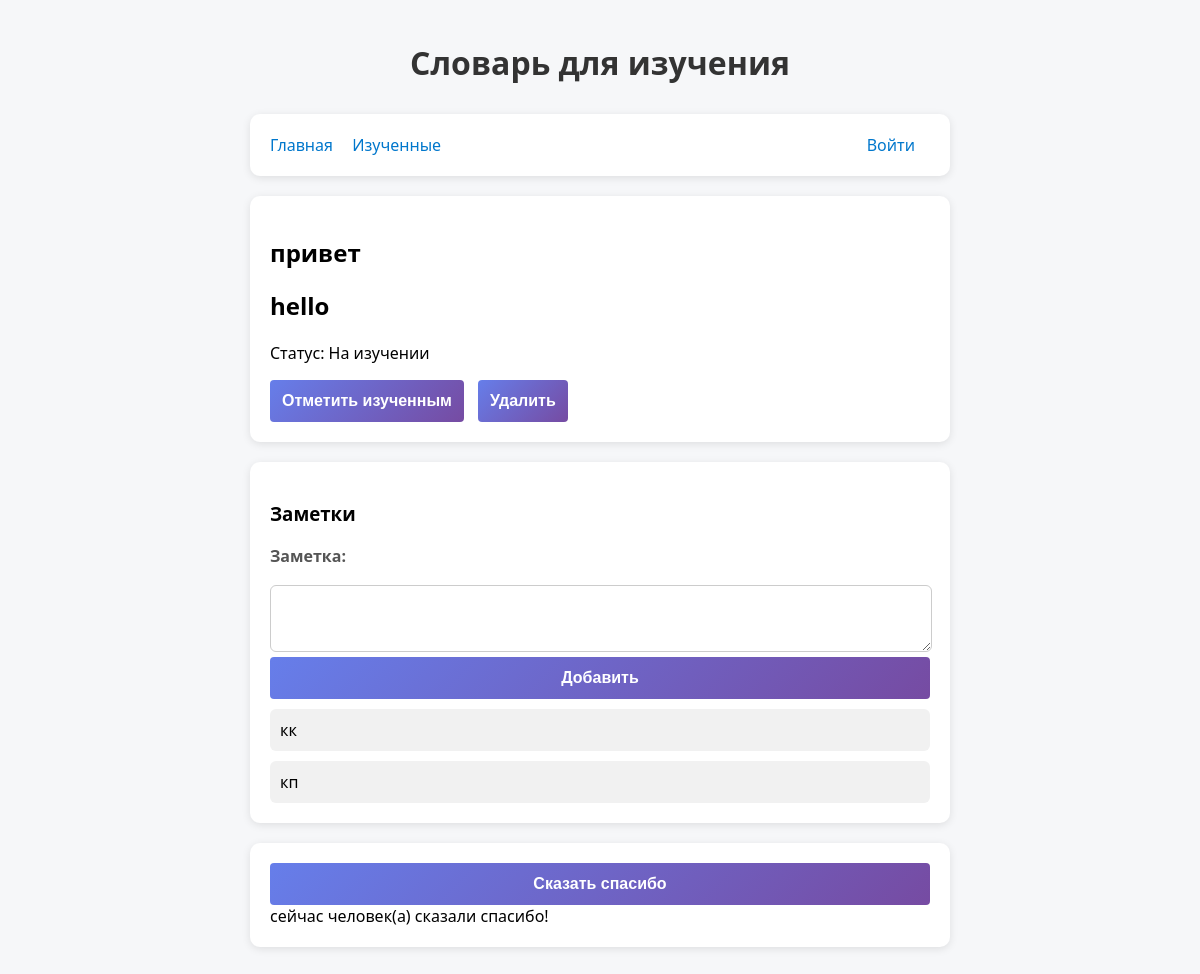
Screenshot of /words/9 with the database file from the repository.
### core/models.py (models this page shows, shortened)
class Words(models.Model):
    slovo = models.CharField(max_length=200, verbose_name='Слово')
    perevod = models.CharField(max_length=200, verbose_name='Перевод')
    is_active = models.BooleanField(default=False, verbose_name='Изучено')
    profile = models.ForeignKey(Profile, on_delete=models.CASCADE, verbose_name='профиль пользователя')
    class Meta:
        verbose_name = 'Слово'
        verbose_name_plural = 'Слова'
        unique_together = (( 'slovo', 'perevod'), )

class Note(models.Model):
    note = models.TextField(verbose_name='Заметка')
    word = models.ForeignKey(
        Words,
        on_delete=models.CASCADE,
        null=True,
        blank=False,
        related_name='zametki',
        verbose_name='Пара слов'
    )
    class Meta:
        verbose_name = 'Заметка'
        verbose_name_plural = 'Заметки'

### core/views.py (the view)
# urls.py: path('words/<int:word_id>',  show_word, name='show_word'),
def show_word(request, word_id):
    word = Words.objects.get(id=word_id)
    notes = word.zametki.all()
    if request.method == 'POST':
        formNote = AddNote(request.POST)
        if formNote.is_valid():
            note = formNote.save(commit=False)
            note.word = word
            note.save()
            return redirect('show_word', word_id)
    else:
        formNote = AddNote()
    context = {
        'word': word,
        'notes': notes,
        'formNote': formNote,
    }
    return render(request, 'word/word.html', context)

### core/forms.py
class AddNote(forms.ModelForm):
    class Meta:
        model = Note
        fields = ['note']
        widgets = {
            'note': forms.Textarea(attrs={'rows': 3, 'class': 'form-control'}),
        }

### templates/word/word.html (shortened to what this page needs)
{% extends 'base.html' %}
{% block content %}
<div class="card">
    <h2 id="wordTitle">{{ word.slovo }}</h2>
    <h2 id="translation">{{ word.perevod }}</h2>
    <p>Статус: {% if word.is_active == 0 %}На изучении{% else %}Изучено{% endif %}</p>
    <div class="button-form">
        <form id="learn" method="post" action="{% url 'learn_word' word.id %}">
            <button>Отметить {% if word.is_active == 1 %} на изучение{% else %}изученным{% endif %}</button>
        </form>
    </div>
    <div class="button-form">
        <form id="delete" method="post" action="{% url 'delete_word' word.id %}">
            <button>Удалить</button>
        </form>
    </div>
</div>
<div class="card">
    <h3>Заметки</h3>
    <form id="noteForm" method="POST">
        {{ formNote.as_div }}
        <div class="form-block">
            <button>Добавить</button>
        </div>
    </form>
    <div id="notes">
        {% for note in notes %}
        <div class="note">{{ note.note }}</div>
        {% empty %}
        <p>Заметок нет</p>
        {% endfor %}
    </div>
</div>
{% endblock %}

### css/style.css (style rules this page uses)
body { font-family: "Segoe UI", sans-serif; background: #f6f7f9; margin: 0; padding: 20px; display: flex; justify-content: center; }
.card { background: white; padding: 20px; border-radius: 10px; box-shadow: 0 2px 8px rgba(0, 0, 0, 0.1); margin-bottom: 20px; }
button { padding: 10px 15px; border: none; background: #0077cc; color: white; border-radius: 6px; cursor: pointer; }
textarea { width: 97%; padding: 10px; border-radius: 6px; border: 1px solid #ccc; margin-top: 10px; }
.note { background: #f1f1f1; padding: 10px; border-radius: 6px; margin-top: 10px; }
.button-form { display: inline-block; margin-right: 10px; }
label { display: block; margin-bottom: 8px; color: #555; font-weight: bold; }
button { width: 100%; padding: 12px; background: linear-gradient(135deg, #667eea 0%, #764ba2 100%); color: white; border: none; border-radius: 4px; font-size: 16px; font-weight: bold; cursor: pointer; transition: transform 0.2s; }

### rows the page displays
Words: slovo "привет", perevod "hello"
Note: note "кк"
Note: note "кп"
